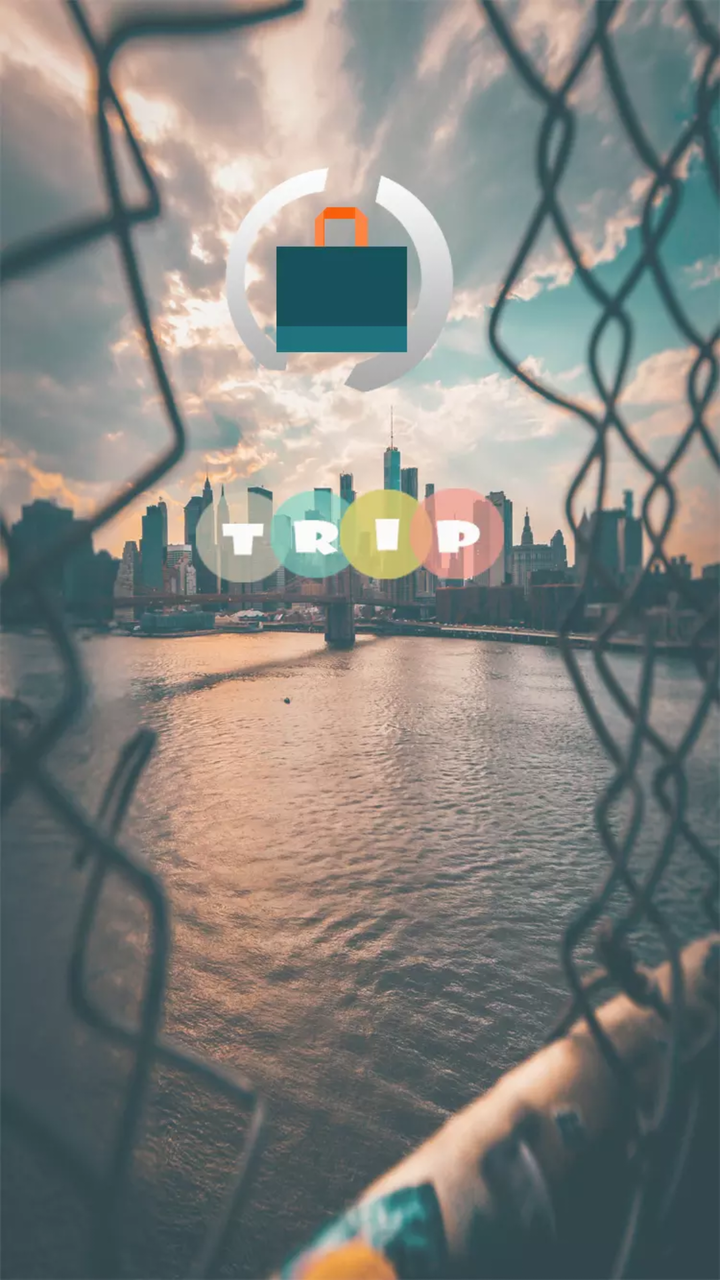
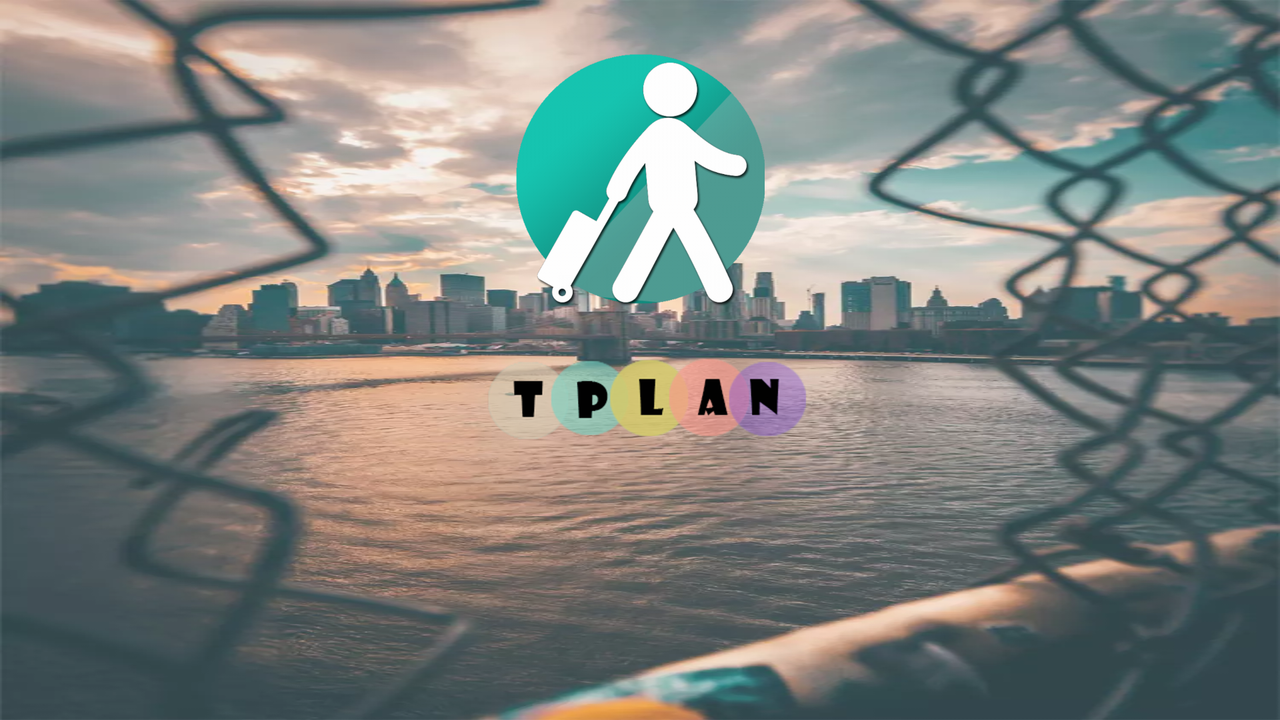

Compare how this app lays out the same screen by default and in its alternative resource folder. The renders come first, then the two layout files and the values they reference.
<!-- AndroidManifest.xml: application theme AppTheme -->
<!-- res/layout/activity_splash_screen.xml -->
<?xml version="1.0" encoding="utf-8"?>
<RelativeLayout xmlns:android="http://schemas.android.com/apk/res/android"
    xmlns:app="http://schemas.android.com/apk/res-auto"
    xmlns:tools="http://schemas.android.com/tools"
    android:layout_width="match_parent"
    android:layout_height="match_parent"
    android:background="@drawable/splashscreen"
    tools:context="com.example.sulta.tplan.login.SplashScreen">

</RelativeLayout>
<!-- resources referenced by this layout -->
<resources>
  <!-- drawable splashscreen: webp bitmap (drawable, 69766 bytes) -->
  <style name="AppTheme" parent="Theme.AppCompat.Light.NoActionBar">
          
          <item name="colorPrimary">@color/colorAccentLight</item>
          <item name="colorPrimaryDark">@color/colorAccent</item>
          <item name="colorAccent">@color/colorAccent</item>
      </style>
  <color name="colorAccentLight">#f74784</color>
  <color name="colorAccent">#F74784</color>
</resources>
<!-- res/layout-land/activity_splash_screen.xml (the repository's variant of the layout above) -->
<!-- drawn on the phone turned sideways -->
<?xml version="1.0" encoding="utf-8"?>
<RelativeLayout xmlns:android="http://schemas.android.com/apk/res/android"
    xmlns:app="http://schemas.android.com/apk/res-auto"
    xmlns:tools="http://schemas.android.com/tools"
    android:layout_width="match_parent"
    android:layout_height="match_parent"
    android:background="@drawable/splashscreendefault"
    tools:context="com.example.sulta.tplan.view.activities.SplashScreen">

    <ImageView
        android:id="@+id/imageView3"
        android:layout_width="130dp"
        android:layout_height="130dp"
        android:layout_alignParentTop="true"
        android:layout_centerHorizontal="true"
        android:layout_marginTop="27dp"
        app:srcCompat="@drawable/travelwithbag" />

    <ImageView
        android:id="@+id/imageView4"
        android:layout_width="wrap_content"
        android:layout_height="wrap_content"
        android:layout_alignTop="@+id/imageView3"
        android:layout_centerHorizontal="true"
        android:layout_marginTop="100dp"
        app:srcCompat="@drawable/tplan" />
</RelativeLayout>
<!-- resources referenced by the variant -->
<!-- as the phone turned sideways resolves them -->
<resources>
  <!-- drawable splashscreendefault: webp bitmap (drawable, 70526 bytes) -->
  <!-- drawable tplan: png bitmap (drawable-hdpi, 17659 bytes) -->
  <!-- drawable travelwithbag: png bitmap (drawable-hdpi, 52553 bytes) -->
  <style name="AppTheme" parent="Theme.AppCompat.Light.NoActionBar">
          
          <item name="colorPrimary">@color/colorAccentLight</item>
          <item name="colorPrimaryDark">@color/colorAccent</item>
          <item name="colorAccent">@color/colorAccent</item>
      </style>
  <color name="colorAccentLight">#f74784</color>
  <color name="colorAccent">#F74784</color>
</resources>
